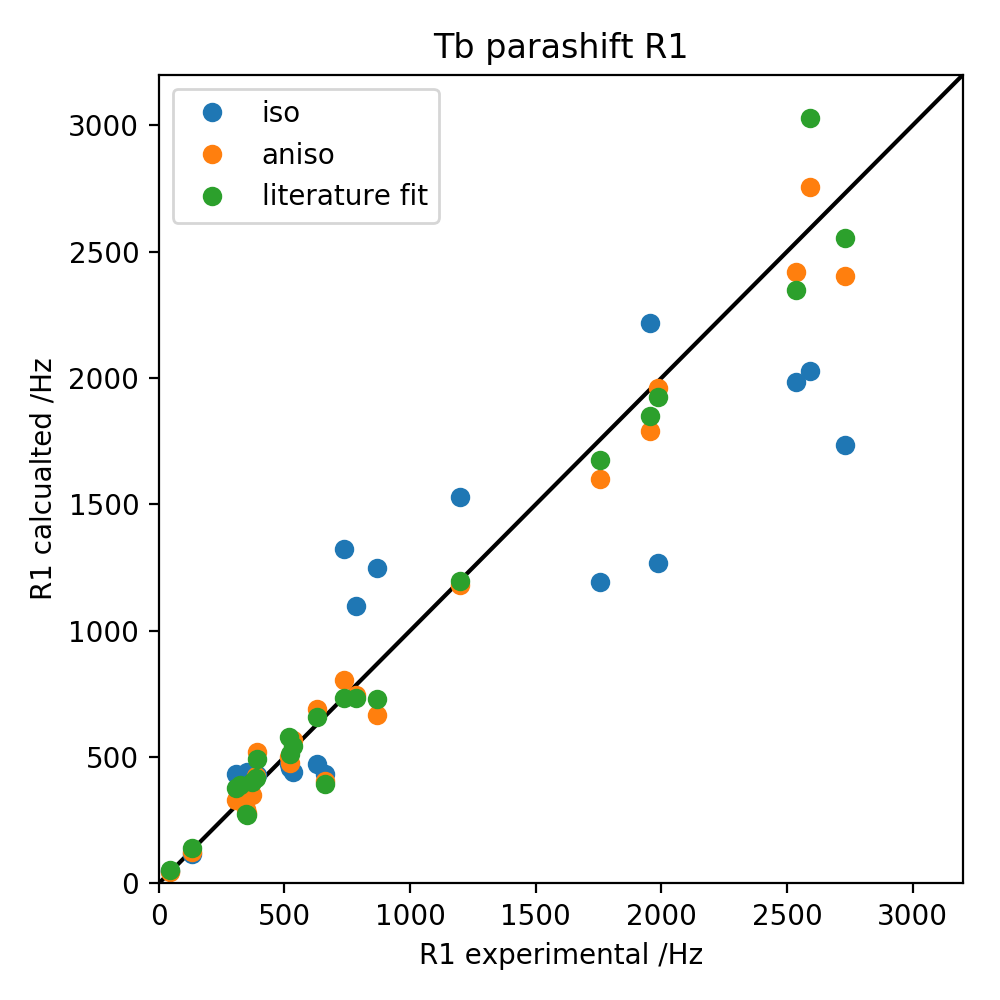

Write the Python code that produced this figure.
from paramagpy import protein, metal, fit, dataparse
from matplotlib import pyplot as plt
import numpy as np

prot = protein.load_pdb('../data_files/parashift_Tb.pdb')
pre_exp = dataparse.read_pre('../data_files/parashift_Tb_R1_exp.pre')
exp = prot.parse(pre_exp)

m = metal.Metal(taur=0.42E-9, B0=1.0, temperature=300.0)
m.set_lanthanide('Tb')

m.g_tensor = np.array([
	[1754.0, -859.0, -207.0],
	[-859.0, 2285.0, -351.0],
	[-207.0, -351.0, -196.0]]) * 1E-60

m0 = metal.Metal(taur=0.42E-9, B0=1.0, temperature=300.0)
m0.set_lanthanide('Tb')

[mfit], [data] = fit.nlr_fit_metal_from_pre([m0], [exp], params=('t1e', 'gax', 'grh', 'a','b','g'), 
	rtypes=['r1'], usesbm=False, usegsbm=True, usedsa=True, 
	usecsa=False, progress=None)

pos = np.array([a.position for a in exp['atm']])
gam = np.array([a.gamma for a in exp['atm']])

fig = plt.figure(figsize=(5,5))
ax = fig.add_subplot(111)
ax.plot([0,3200],[0,3200], '-k')
ax.plot(exp['exp'], mfit.fast_sbm_r1(pos, gam), marker='o', lw=0, label='iso')
ax.plot(exp['exp'], mfit.fast_g_sbm_r1(pos, gam), marker='o', lw=0, label='aniso')
ax.plot(exp['exp'], m.fast_g_sbm_r1(pos, gam), marker='o', lw=0, label='literature fit')
ax.set_xlim(0,3200)
ax.set_ylim(0,3200)
ax.set_xlabel("R1 experimental /Hz")
ax.set_ylabel("R1 calcualted /Hz")
ax.set_title("Tb parashift R1")
ax.legend()
fig.tight_layout()
fig.savefig("pre_fit_aniso_dipolar.png")